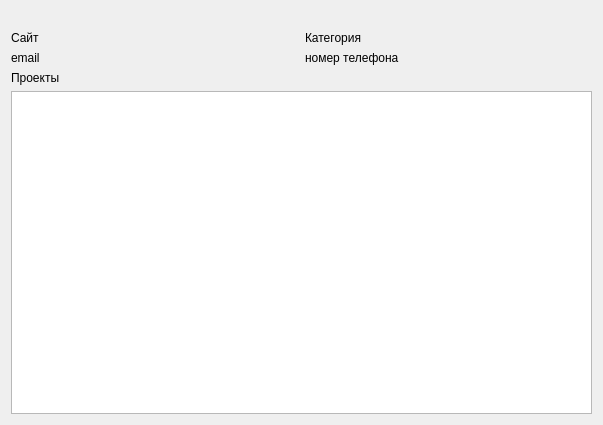
<?xml version="1.0" encoding="UTF-8"?>
<ui version="4.0">
 <class>CompanyWidgetClass</class>
 <widget class="QWidget" name="CompanyWidgetClass">
  <property name="geometry">
   <rect>
    <x>0</x>
    <y>0</y>
    <width>603</width>
    <height>425</height>
   </rect>
  </property>
  <property name="windowTitle">
   <string>CompanyWidget</string>
  </property>
  <layout class="QVBoxLayout" name="verticalLayout_2">
   <item>
    <widget class="QLabel" name="fullname">
     <property name="styleSheet">
      <string notr="true"/>
     </property>
     <property name="text">
      <string/>
     </property>
    </widget>
   </item>
   <item>
    <layout class="QGridLayout" name="gridLayout">
     <item row="1" column="0">
      <layout class="QHBoxLayout" name="horizontalLayout_3">
       <item>
        <widget class="QLabel" name="emailLblb">
         <property name="text">
          <string>email</string>
         </property>
        </widget>
       </item>
       <item>
        <widget class="QLabel" name="email">
         <property name="text">
          <string/>
         </property>
        </widget>
       </item>
      </layout>
     </item>
     <item row="0" column="1">
      <layout class="QHBoxLayout" name="horizontalLayout_2">
       <item>
        <widget class="QLabel" name="categoryLbl">
         <property name="text">
          <string>Категория</string>
         </property>
        </widget>
       </item>
       <item>
        <widget class="QLabel" name="category">
         <property name="text">
          <string/>
         </property>
        </widget>
       </item>
      </layout>
     </item>
     <item row="3" column="0" colspan="2">
      <layout class="QVBoxLayout" name="verticalLayout">
       <item>
        <widget class="QLabel" name="projects">
         <property name="text">
          <string>Проекты</string>
         </property>
        </widget>
       </item>
       <item>
        <widget class="QTableView" name="projectsView">
         <property name="styleSheet">
          <string notr="true">.QTabWidget::pane {
	color: rgb(254, 255, 244);
}
.QTableView QTableCornerButton::section {
	background-color: rgb(71,153,176);
}
.QHeaderView::section {
    background-color: rgb(71,153,176);
    color: white;
    height: 35px;
    font: 14px;
}

QScrollBar:vertical {
    background: rgb(188, 224, 235);
}
.QScrollBar::handle:vertical {
    background: rgb(71, 153, 176);
 }
.QScrollBar:horizontal {
    background: rgb(188, 224, 235);
}
.QScrollBar::handle:horizontal {
    background: rgb(71, 153, 176);
 }
</string>
         </property>
        </widget>
       </item>
      </layout>
     </item>
     <item row="0" column="0">
      <layout class="QHBoxLayout" name="horizontalLayout">
       <item>
        <widget class="QLabel" name="siteLbl">
         <property name="text">
          <string>Сайт</string>
         </property>
        </widget>
       </item>
       <item>
        <widget class="QLabel" name="site">
         <property name="styleSheet">
          <string notr="true">site:
{
rgb(85, 85, 255);
}</string>
         </property>
         <property name="text">
          <string/>
         </property>
        </widget>
       </item>
      </layout>
     </item>
     <item row="1" column="1">
      <layout class="QHBoxLayout" name="horizontalLayout_4">
       <item>
        <widget class="QLabel" name="phoneLbl">
         <property name="text">
          <string>номер телефона</string>
         </property>
        </widget>
       </item>
       <item>
        <widget class="QLabel" name="phone">
         <property name="text">
          <string/>
         </property>
        </widget>
       </item>
      </layout>
     </item>
    </layout>
   </item>
  </layout>
 </widget>
 <layoutdefault spacing="6" margin="11"/>
 <resources/>
 <connections/>
</ui>
